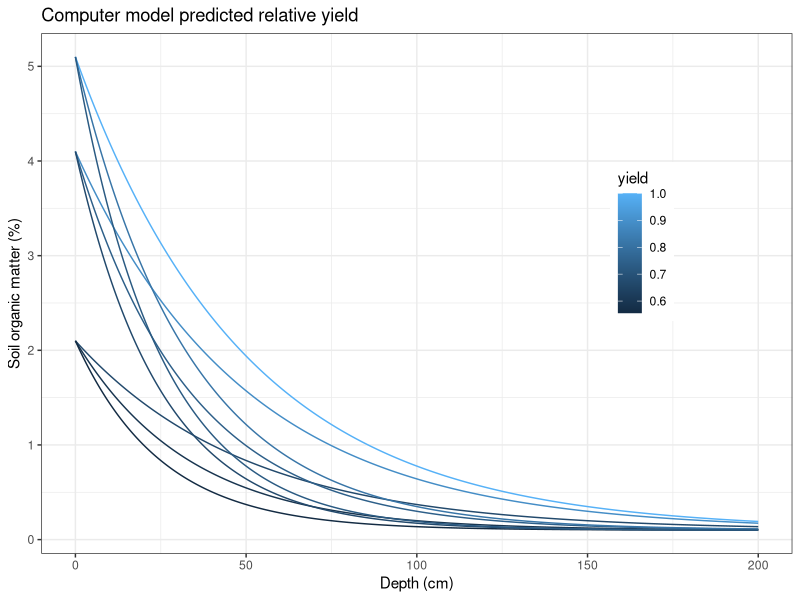

The R source for this figure:
library("tidyverse")

f = function(depth, rate, intercept) {
  intercept * exp(-rate*depth)
}

d = expand.grid(depth = seq(0, 200, length = 1001),
                rate  = c(2,1,1.5)/50,
                intercept = c(2, 4, 5)) %>%
  mutate(som = f(depth, rate, intercept) + 0.1,
         yield = intercept / rate + 200,
         yield = yield / max(yield))

ggplot(d, aes(x = depth, y = som, 
              color = yield, group = rate+intercept)) + 
  geom_line() + 
  theme_bw() + 
  theme(legend.position = c(0.8,0.6)) + 
  labs(x = "Depth (cm)" ,
       y = "Soil organic matter (%)",
       title = "Computer model predicted relative yield")
